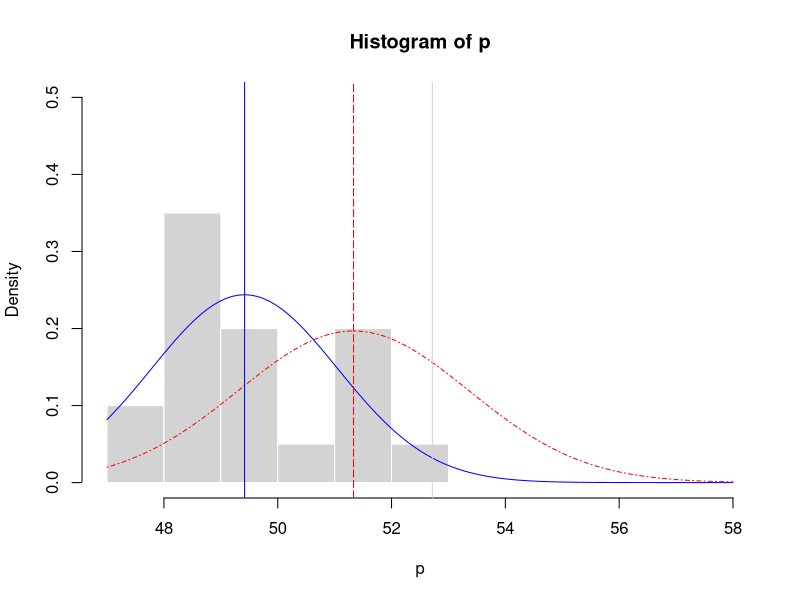

The R script that drew this image:
# Set constants.
   sd <- 2
tails <- 1
alpha <- .05

# Population (p) and Sample (s)
p <- rnorm(20, mean = 50, sd = 2)
s <- rnorm(20, mean = 51, sd = 2)

# Execute a t-test to obtain the p-value.
t <- t.test(s, p, alternative = 'greater')
p_val <- t$p.value
  
hist(p, freq = F, border = 'white', 
     xlim = range(47, 58), 
     ylim = range(0.00, 0.50))

curve(dnorm(x, mean(p), sd(p)), add = T, col = 'blue')
curve(dnorm(x, mean(s), sd(s)), add = T, col = 'red', lty = 4)

abline(v = mean(p), col = 'blue')
abline(v = mean(s), col = 'red', lty = 5)

# Draw line to delineate critical region.  Set z to a constant, depending on
# the alpha value and whether this is a one or two tail comparison.
if (alpha == .05 & tails == 1) {z <- 1.65}
if (alpha == .01 & tails == 1) {z <- 2.33}

X <- mean(p) + (z * sd)                   # Gravetter, p. 148
abline (v = X, col = 'lightgrey')

